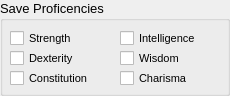
            <widget class="QGroupBox" name="org_saves">
             <property name="sizePolicy">
              <sizepolicy hsizetype="Preferred" vsizetype="Preferred">
               <horstretch>1</horstretch>
               <verstretch>1</verstretch>
              </sizepolicy>
             </property>
             <property name="minimumSize">
              <size>
               <width>230</width>
               <height>50</height>
              </size>
             </property>
             <property name="font">
              <font>
               <family>Segoe UI</family>
               <pointsize>10</pointsize>
              </font>
             </property>
             <property name="title">
              <string>Save Proficencies</string>
             </property>
             <widget class="QCheckBox" name="other_save_str">
              <property name="geometry">
               <rect>
                <x>10</x>
                <y>30</y>
                <width>100</width>
                <height>17</height>
               </rect>
              </property>
              <property name="font">
               <font>
                <family>Segoe UI</family>
                <pointsize>8</pointsize>
               </font>
              </property>
              <property name="text">
               <string>Strength</string>
              </property>
             </widget>
             <widget class="QCheckBox" name="other_save_dex">
              <property name="geometry">
               <rect>
                <x>10</x>
                <y>50</y>
                <width>100</width>
                <height>17</height>
               </rect>
              </property>
              <property name="font">
               <font>
                <family>Segoe UI</family>
                <pointsize>8</pointsize>
               </font>
              </property>
              <property name="text">
               <string>Dexterity</string>
              </property>
             </widget>
             <widget class="QCheckBox" name="other_save_con">
              <property name="geometry">
               <rect>
                <x>10</x>
                <y>70</y>
                <width>100</width>
                <height>17</height>
               </rect>
              </property>
              <property name="font">
               <font>
                <family>Segoe UI</family>
                <pointsize>8</pointsize>
               </font>
              </property>
              <property name="text">
               <string>Constitution</string>
              </property>
             </widget>
             <widget class="QCheckBox" name="other_save_int">
              <property name="geometry">
               <rect>
                <x>120</x>
                <y>30</y>
                <width>100</width>
                <height>17</height>
               </rect>
              </property>
              <property name="font">
               <font>
                <family>Segoe UI</family>
                <pointsize>8</pointsize>
               </font>
              </property>
              <property name="text">
               <string>Intelligence</string>
              </property>
             </widget>
             <widget class="QCheckBox" name="other_save_wis">
              <property name="geometry">
               <rect>
                <x>120</x>
                <y>50</y>
                <width>100</width>
                <height>17</height>
               </rect>
              </property>
              <property name="font">
               <font>
                <family>Segoe UI</family>
                <pointsize>8</pointsize>
               </font>
              </property>
              <property name="text">
               <string>Wisdom</string>
              </property>
             </widget>
             <widget class="QCheckBox" name="other_save_cha">
              <property name="geometry">
               <rect>
                <x>120</x>
                <y>70</y>
                <width>100</width>
                <height>17</height>
               </rect>
              </property>
              <property name="font">
               <font>
                <family>Segoe UI</family>
                <pointsize>8</pointsize>
               </font>
              </property>
              <property name="text">
               <string>Charisma</string>
              </property>
             </widget>
            </widget>
